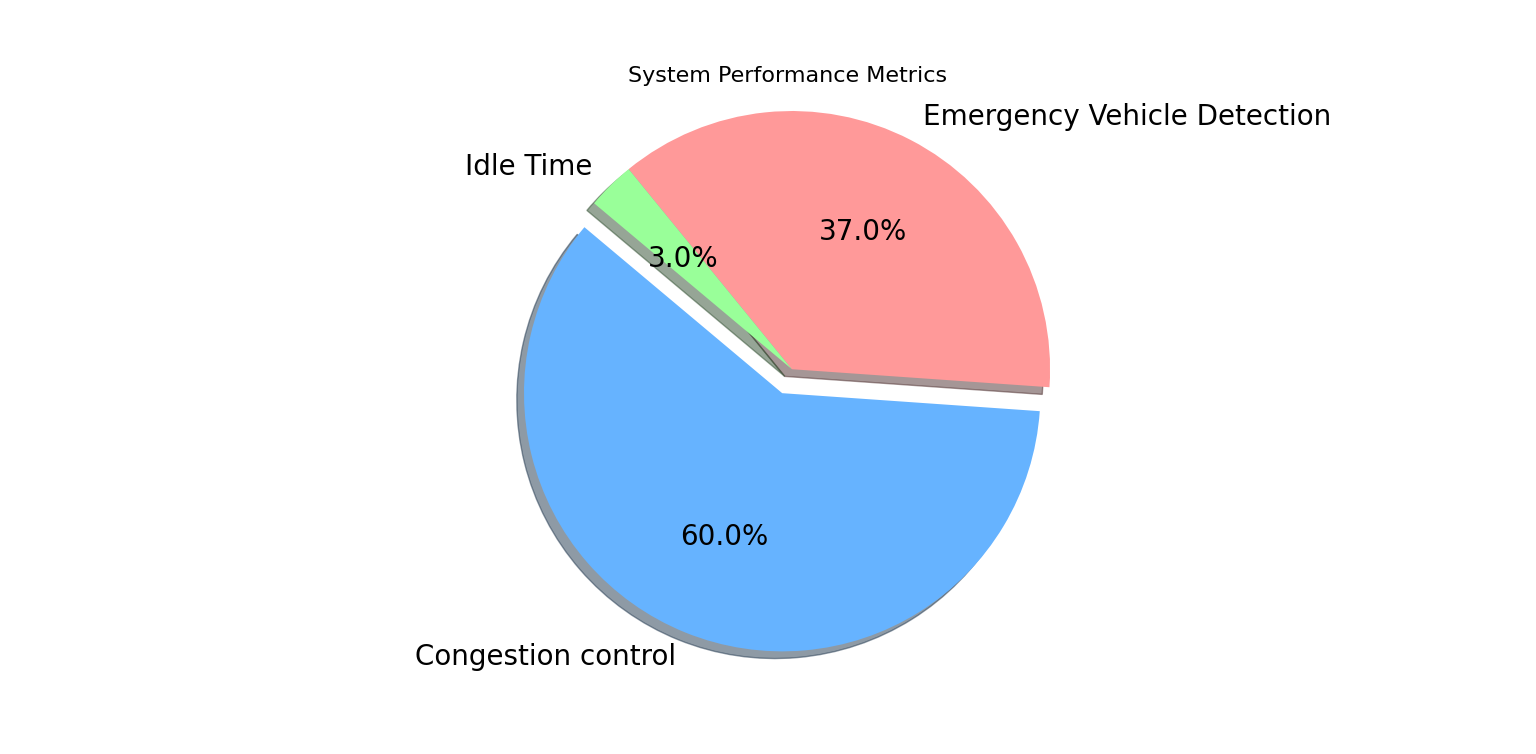

Generate this figure with Python:
import matplotlib.pyplot as plt

# Sample data for system performance metrics
labels = ['Congestion control', 'Emergency Vehicle Detection', 'Idle Time']
sizes = [60, 37, 3]  # Proportions of time spent in each state (in percentages)
colors = ['#66b3ff', '#ff9999', '#99ff99']  # Colors for each slice
explode = (0.1, 0, 0)  # Explode the first slice (Normal Operation)

plt.figure(figsize=(8, 8))
plt.pie(sizes, explode=explode, labels=labels, colors=colors,
        autopct='%1.1f%%', shadow=True, startangle=140,
        textprops={'fontsize': 20})  # Increase font size here
plt.title('System Performance Metrics', fontsize=16)  # Increase title font size
plt.axis('equal')  # Equal aspect ratio ensures that pie is drawn as a circle.

plt.show()
